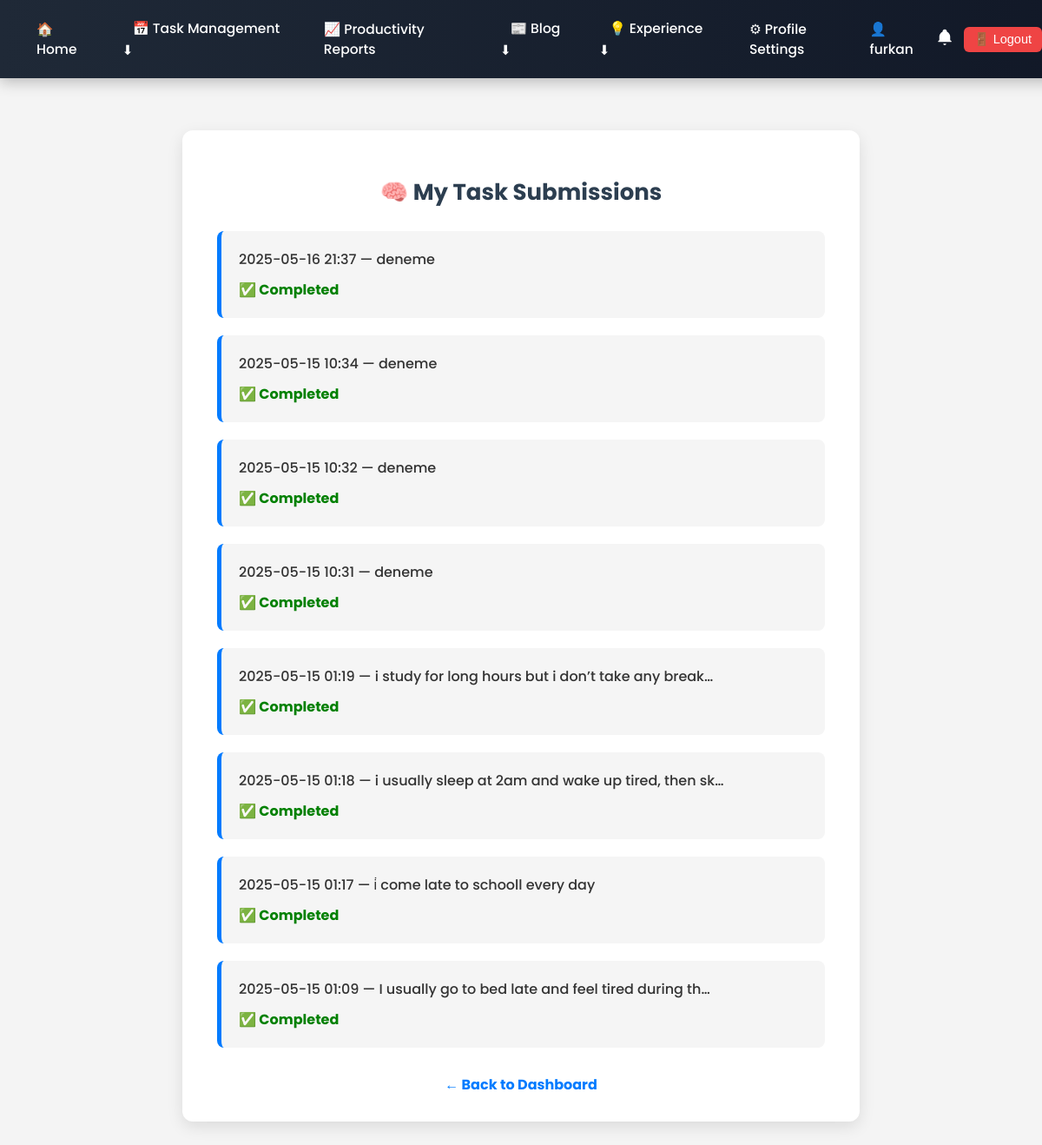
The app's page /my-tasks/ (signed in) with its own data.
### yonetim/models.py (models this page shows, shortened)
class TaskPrompt(models.Model):
    user = models.ForeignKey(User, on_delete=models.CASCADE)
    message = models.TextField()
    suggestions = models.TextField()
    created_at = models.DateTimeField()
    is_completed = models.BooleanField(default=False)
    category = models.CharField(max_length=100, blank=True, null=True)

### yonetim/views.py (the view)
# urls.py: path('my-tasks/', views.task_prompt_list, name='my_tasks'),
@login_required
def task_prompt_list(request):
    prompts = TaskPrompt.objects.filter(user=request.user).order_by('-created_at')
    return render(request, 'yonetim/task_prompt_list.html', {'prompts': prompts})

### yonetim/context_processors.py (called while the page is built)
def user_notifications(request):
    if request.user.is_authenticated:
        notifications = Notification.objects.filter(user=request.user).order_by('-created_at')[:5]
    else:
        notifications = []
    return {'notifications': notifications}

### yonetim/templates/yonetim/task_prompt_list.html (shortened to what this page needs)
{% extends "yonetim/user_base.html" %}
{% block content %}
<div class="task-list-container">
  <h2>🧠 My Task Submissions</h2>
  <ul class="task-list">
    {% for prompt in prompts %}
      <li>
        <a href="{% url 'task_prompt_detail' prompt.id %}">
          {{ prompt.created_at|date:"Y-m-d H:i" }} — {{ prompt.message|truncatechars:50 }}
        </a>
        {% if not prompt.is_completed %}
          <form action="{% url 'mark_task_completed' prompt.id %}" method="post">
            {% csrf_token %}
            <button type="submit" class="completed-btn">✅ Mark as Completed</button>
          </form>
        {% else %}
          <div class="already-completed">✅ Completed</div>
        {% endif %}
      </li>
    {% empty %}
      <li class="no-submissions">No task submissions yet. Your ideas will appear here after you submit a routine.</li>
    {% endfor %}
  </ul>
  <a href="{% url 'user_dashboard' %}" class="back-link">← Back to Dashboard</a>
</div>
{% endblock %}

### yonetim/templates/yonetim/user_base.html (shortened to what this page needs)
<!DOCTYPE html>
<html lang="en">
<head>
</head>
<body>
  <div class="navbar">
    <div class="nav-left">
      <a href="{% url 'user_dashboard' %}">🏠 Home</a>
      <div class="dropdown">
        <a href="#">📅 Task Management ⬇</a>
      </div>
      <a href="{% url 'productivity_reports' %}">📈 Productivity Reports</a>
      <div class="dropdown">
        <a href="#">📰 Blog ⬇</a>
      </div>
      <div class="dropdown">
        <a href="#">💡 Experience ⬇</a>
      </div>
      <a href="{% url 'profile_settings' %}">⚙ Profile Settings</a>
    </div>
    <div class="nav-right">
      {% if user.is_authenticated %}
        <div class="user-area">
          <span class="user-info">👤 {{ user.username }}</span>
          <div class="notification-container">
            <div class="bell-wrapper">
            </div>
          </div>
          <form id="logout-form" method="post" action="{% url 'logout' %}" style="margin: 0;">
            <button type="submit" class="logout-btn">🚪 Logout</button>
          </form>
        </div>
      {% else %}
        <a href="{% url 'login' %}">🔑 Login</a>
        <a href="{% url 'register' %}">📝 Register</a>
      {% endif %}
    </div>
  </div>
  <div class="main-container">
    {% block content %}{% endblock %}
  </div>
</body>
</html>

### yonetim/templates/yonetim/user_base.html (style rules this page uses)
body { font-family: 'Poppins', sans-serif; margin: 0; padding: 0; background: #f4f4f4; }
.navbar { background: linear-gradient(to right, #1f2937, #111827); padding: 14px 30px; display: flex; justify-content: space-between; align-items: center; position: fixed; width: 100%; top: 0; left: 0; z-index: 1000; box-shadow: 0px 4px 16px rgba(0, 0, 0, 0.25); animation: slideDown 0.6s ease; }
.navbar a { color: white; text-decoration: none; font-size: 15.5px; font-weight: 500; padding: 8px 12px; border-radius: 6px; transition: background-color 0.3s ease, transform 0.2s ease; }
.nav-left, .nav-right { display: flex; align-items: center; gap: 20px; }
.user-area { display: flex; align-items: center; gap: 12px; margin-right: 20px; position: relative; }
.user-info { color: white; font-size: 15.5px; font-weight: 500; }
.logout-btn { background-color: #ef4444; color: white; padding: 6px 12px; border-radius: 6px; font-weight: 500; border: none; cursor: pointer; font-size: 14.5px; transition: background-color 0.3s ease; margin-left: 0; margin-right: 10px; max-width: 120px; white-space: nowrap; }
.dropdown { position: relative; display: inline-block; }
.main-container { padding-top: 90px; padding-left: 20px; padding-right: 20px; }
.notification-container { position: relative; }
.bell-wrapper { position: relative; display: inline-block; }
.notification-bell { cursor: pointer; transition: transform 0.2s ease; }

### yonetim/templates/yonetim/task_prompt_list.html (style rules this page uses)
.task-list-container { max-width: 700px; margin: 60px auto; background-color: white; padding: 30px 40px; border-radius: 12px; box-shadow: 0 6px 18px rgba(0, 0, 0, 0.1); }
.task-list-container h2 { font-size: 26px; font-weight: bold; color: #2c3e50; margin-bottom: 25px; text-align: center; }
ul.task-list { list-style-type: none; padding: 0; }
ul.task-list li { margin-bottom: 20px; padding: 20px; background-color: #f5f5f5; border-left: 5px solid #007BFF; border-radius: 8px; position: relative; }
ul.task-list li a { text-decoration: none; color: #333; font-weight: 500; display: block; margin-bottom: 10px; }
.already-completed { color: green; font-weight: bold; }
.back-link { display: block; text-align: center; margin-top: 30px; color: #007BFF; text-decoration: none; font-weight: bold; }
form { display: inline-block; }

### records on screen
TaskPrompt: created_at "2025-05-16 21:37", message "deneme", is_completed "✅ Completed"
TaskPrompt: created_at "2025-05-15 10:34", message "deneme", is_completed "✅ Completed"
TaskPrompt: created_at "2025-05-15 10:32", message "deneme", is_completed "✅ Completed"
TaskPrompt: created_at "2025-05-15 10:31", message "deneme", is_completed "✅ Completed"
TaskPrompt: created_at "2025-05-15 01:19", message "i study for long hours but i don’t take any break…", is_completed "✅ Completed"
TaskPrompt: created_at "2025-05-15 01:18", message "i usually sleep at 2am and wake up tired, then sk…", is_completed "✅ Completed"
TaskPrompt: created_at "2025-05-15 01:17", message "i̇ come late to schooll every day", is_completed "✅ Completed"
TaskPrompt: created_at "2025-05-15 01:09", message "I usually go to bed late and feel tired during th…", is_completed "✅ Completed"

### other values on screen
{{ user.username }} "furkan"
